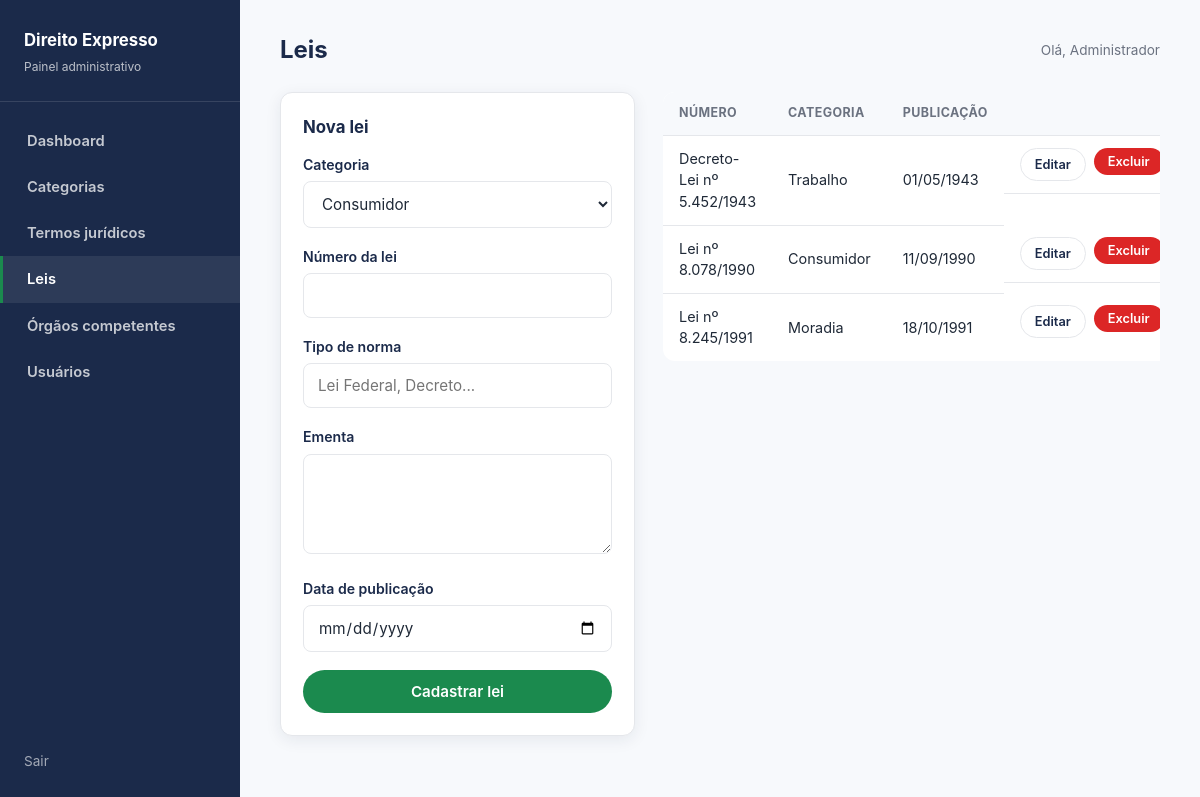
The app's page /admin.php?page=leis (signed in) with its own data.
### tables this page shows
CREATE TABLE Lei (
  idLei           INT UNSIGNED AUTO_INCREMENT PRIMARY KEY,
  idCategoria     INT UNSIGNED NOT NULL,
  numeroLei       VARCHAR(50)  NOT NULL,
  tipoNorma       VARCHAR(50)  NOT NULL COMMENT 'Ex: Lei Federal, Decreto, Constituição',
  ementa          TEXT         NOT NULL,
  dataPublicacao  DATE         NULL,
  CONSTRAINT fk_lei_categoria
    FOREIGN KEY (idCategoria) REFERENCES Categoria(idCategoria)
    ON UPDATE CASCADE ON DELETE RESTRICT
);

CREATE TABLE Categoria (
  idCategoria INT UNSIGNED AUTO_INCREMENT PRIMARY KEY,
  nome        VARCHAR(100) NOT NULL,
  descricao   TEXT NULL
);

### app/Core/helpers.php (called while the page is built, shortened)
<?php
function renderView(string $view, array $dados = []): void
{
    extract($dados);
    $caminho = dirname(__DIR__) . '/Views/' . $view . '.php';
    require $caminho;
}
function e(?string $valor): string
{
    return htmlspecialchars($valor ?? '', ENT_QUOTES, 'UTF-8');
}
function dataBr(?string $dataIso): string
{
    $timestamp = strtotime($dataIso);
    return $timestamp ? date('d/m/Y', $timestamp) : '';
}

### app/Controllers/AdminController.php (called while the page is built, shortened)
<?php
class AdminController
{
    public static function leis(): void
    {
        $acao = $_GET['acao'] ?? 'listar';
        renderView('admin/leis', [
            'usuarioLogado' => $_SESSION['admin_nome'] ?? '',
            'leis' => Lei::all(),
            'categorias' => Categoria::all(),
            'leiEmEdicao' => $acao === 'editar' && isset($_GET['id']) ? Lei::find((int) $_GET['id']) : null,
            'mensagem' => consumirMensagem(),
        ]);
    }
}

### app/Models/Categoria.php (called while the page is built, shortened)
<?php
class Categoria
{
    public static function all(): array
    {
        return Database::getConnection()
            ->query('SELECT * FROM Categoria ORDER BY nome')
            ->fetchAll();
    }
}

### app/Models/Lei.php (called while the page is built, shortened)
<?php
class Lei
{
    public static function all(): array
    {
        $sql = 'SELECT l.*, c.nome AS categoriaNome
                FROM Lei l
                JOIN Categoria c ON c.idCategoria = l.idCategoria
                ORDER BY l.numeroLei';
        return Database::getConnection()->query($sql)->fetchAll();
    }
}

### app/Views/admin/leis.php (the view, shortened to what this page needs)
<?php
require __DIR__ . '/partials/layout-topo.php';
?>
<div class="admin-grade-form">
  <div class="card">
    <h2><?= $leiEmEdicao ? 'Editar lei' : 'Nova lei' ?></h2>
    <form action="admin.php?page=leis&amp;acao=<?= $leiEmEdicao ? 'editar' : 'criar' ?>" method="post">
      <div class="campo">
        <label for="idCategoria">Categoria</label>
        <select id="idCategoria" name="idCategoria" required>
          <?php foreach ($categorias as $categoria): ?>
            <option value="<?= (int) $categoria['idCategoria'] ?>" <?= ($leiEmEdicao['idCategoria'] ?? null) == $categoria['idCategoria'] ? 'selected' : '' ?>>
              <?= e($categoria['nome']) ?>
            </option>
          <?php endforeach; ?>
        </select>
      </div>
      <div class="campo">
        <label for="numeroLei">Número da lei</label>
        <input type="text" id="numeroLei" name="numeroLei" value="<?= e($leiEmEdicao['numeroLei'] ?? '') ?>" required>
      </div>
      <div class="campo">
        <label for="tipoNorma">Tipo de norma</label>
        <input type="text" id="tipoNorma" name="tipoNorma" placeholder="Lei Federal, Decreto..." value="<?= e($leiEmEdicao['tipoNorma'] ?? '') ?>" required>
      </div>
      <div class="campo">
        <label for="ementa">Ementa</label>
        <textarea id="ementa" name="ementa" required><?= e($leiEmEdicao['ementa'] ?? '') ?></textarea>
      </div>
      <div class="campo">
        <label for="dataPublicacao">Data de publicação</label>
        <input type="date" id="dataPublicacao" name="dataPublicacao" value="<?= e($leiEmEdicao['dataPublicacao'] ?? '') ?>">
      </div>
      <button type="submit" class="btn btn-primario btn-bloco"><?= $leiEmEdicao ? 'Salvar alterações' : 'Cadastrar lei' ?></button>
    </form>
  </div>
  <div class="tabela-wrapper">
    <table class="admin-tabela">
      <thead>
        <tr><th>Número</th><th>Categoria</th><th>Publicação</th><th></th></tr>
      </thead>
      <tbody>
        <?php foreach ($leis as $lei): ?>
          <tr>
            <td><?= e($lei['numeroLei']) ?></td>
            <td><?= e($lei['categoriaNome']) ?></td>
            <td><?= dataBr($lei['dataPublicacao']) ?></td>
            <td class="tabela-acoes">
              <a class="btn btn-secundario" href="admin.php?page=leis&amp;acao=editar&amp;id=<?= (int) $lei['idLei'] ?>">Editar</a>
              <form class="form-excluir" action="admin.php?page=leis&amp;acao=excluir" method="post">
                <button type="submit" class="btn btn-perigo">Excluir</button>
              </form>
            </td>
          </tr>
        <?php endforeach; ?>
      </tbody>
    </table>
  </div>
</div>
<?php require __DIR__ . '/partials/layout-rodape.php'; ?>

### public/assets/css/base.css (style rules this page uses)
:root { --cor-primaria: #1b8a4e; --cor-primaria-escura: #146b3c; --cor-primaria-clara: #e6f6ec; --cor-secundaria: #1b2a4a; --cor-secundaria-escura: #12203a; --cor-texto: #1f2937; --cor-texto-suave: #6b7280; --cor-fundo: #f7f9fc; --cor-borda: #e5e7eb; --cor-branco: #ffffff; --cor-azul: #2f6fed; --cor-azul-clara: #e8f0fe; --cor-laranja: #f5a524; --cor-laranja-clara: #fdf1dd; --cor-roxo: #7c4dff; --cor-roxo-claro: #efe9ff; --cor-vermelho: #dc2626; --cor-vermelho-clara: #fde8e8; --raio: 12px; --raio-pequeno: 8px; --sombra: 0 4px 16px rgba(20, 32, 58, 0.08); --fonte: -apple-system, "Segoe UI", Roboto, Arial, sans-serif; }
* { box-sizing: border-box; }
html, body { margin: 0; padding: 0; }
body { font-family: var(--fonte); color: var(--cor-texto); background: var(--cor-fundo); line-height: 1.5; }
a { color: inherit; text-decoration: none; }
button { font-family: inherit; cursor: pointer; }
.btn { display: inline-flex; align-items: center; justify-content: center; gap: 8px; padding: 12px 24px; border-radius: 999px; border: none; font-weight: 600; font-size: 0.95rem; transition: transform 0.1s ease, box-shadow 0.1s ease, background 0.15s ease; }
.btn-primario { background: var(--cor-primaria); color: var(--cor-branco); }
.btn-secundario { background: var(--cor-branco); color: var(--cor-secundaria); border: 1px solid var(--cor-borda); }
.btn-perigo { background: var(--cor-vermelho); color: var(--cor-branco); }
.btn-bloco { width: 100%; }
.card { background: var(--cor-branco); border: 1px solid var(--cor-borda); border-radius: var(--raio); box-shadow: var(--sombra); }
label { display: block; font-weight: 600; font-size: 0.88rem; margin-bottom: 6px; color: var(--cor-secundaria); }
.campo { margin-bottom: 18px; }
input[type="text"], input[type="email"], input[type="password"], input[type="tel"], input[type="date"], input[type="search"], select, textarea { width: 100%; padding: 12px 14px; border-radius: var(--raio-pequeno); border: 1px solid var(--cor-borda); font-size: 0.95rem; font-family: inherit; background: var(--cor-branco); color: var(--cor-texto); }
textarea { resize: vertical; min-height: 100px; }

### public/assets/css/admin.css (style rules this page uses)
.tabela-wrapper { overflow-x: auto; }
table.admin-tabela { width: 100%; border-collapse: collapse; background: var(--cor-branco); border-radius: var(--raio); overflow: hidden; }
table.admin-tabela th, table.admin-tabela td { padding: 12px 16px; text-align: left; border-bottom: 1px solid var(--cor-borda); font-size: 0.9rem; }
table.admin-tabela th { background: var(--cor-fundo); color: var(--cor-texto-suave); font-size: 0.78rem; text-transform: uppercase; letter-spacing: 0.4px; }
table.admin-tabela tr:last-child td { border-bottom: none; }
.tabela-acoes { display: flex; gap: 8px; }
.tabela-acoes .btn { padding: 6px 14px; font-size: 0.8rem; }
.admin-grade-form { display: grid; grid-template-columns: 1fr 1.4fr; gap: 28px; align-items: start; }
.admin-grade-form .card { padding: 22px; }
.admin-grade-form h2 { margin-top: 0; font-size: 1.05rem; color: var(--cor-secundaria); }

### records on screen
lei: numeroLei "Decreto-Lei nº 5.452/1943", idCategoria.nome "Trabalho", dataPublicacao "01/05/1943"
lei: numeroLei "Lei nº 8.078/1990", idCategoria.nome "Consumidor", dataPublicacao "11/09/1990"
lei: numeroLei "Lei nº 8.245/1991", idCategoria.nome "Moradia", dataPublicacao "18/10/1991"

### other values on screen
$rotulo "Dashboard"
$rotulo "Categorias"
$rotulo "Termos jurídicos"
$rotulo "Leis"
$rotulo "Órgãos competentes"
$rotulo "Usuários"
$tituloPagina "Leis"
$usuarioLogado "Administrador"
form field idCategoria "Consumidor"
